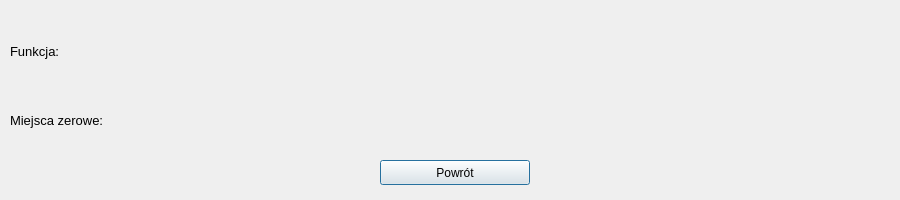
<?xml version="1.0" encoding="UTF-8"?>
<ui version="4.0">
 <class>WynZerowe</class>
 <widget class="QDialog" name="WynZerowe">
  <property name="geometry">
   <rect>
    <x>0</x>
    <y>0</y>
    <width>900</width>
    <height>200</height>
   </rect>
  </property>
  <property name="minimumSize">
   <size>
    <width>550</width>
    <height>200</height>
   </size>
  </property>
  <property name="maximumSize">
   <size>
    <width>900</width>
    <height>200</height>
   </size>
  </property>
  <property name="windowTitle">
   <string>Dialog</string>
  </property>
  <widget class="QWidget" name="verticalLayoutWidget">
   <property name="geometry">
    <rect>
     <x>10</x>
     <y>20</y>
     <width>123</width>
     <height>131</height>
    </rect>
   </property>
   <layout class="QVBoxLayout" name="verticalLayout_3">
    <item>
     <widget class="QLabel" name="lab_1">
      <property name="font">
       <font>
        <pointsize>10</pointsize>
       </font>
      </property>
      <property name="text">
       <string>Funkcja:</string>
      </property>
     </widget>
    </item>
    <item>
     <widget class="QLabel" name="lab_2">
      <property name="font">
       <font>
        <pointsize>10</pointsize>
        <strikeout>false</strikeout>
       </font>
      </property>
      <property name="text">
       <string>Miejsca zerowe:</string>
      </property>
     </widget>
    </item>
   </layout>
  </widget>
  <widget class="QWidget" name="verticalLayoutWidget_2">
   <property name="geometry">
    <rect>
     <x>150</x>
     <y>20</y>
     <width>731</width>
     <height>131</height>
    </rect>
   </property>
   <layout class="QVBoxLayout" name="verticalLayout_4">
    <item>
     <widget class="QLabel" name="lab_funkcja">
      <property name="text">
       <string/>
      </property>
     </widget>
    </item>
    <item>
     <widget class="QLabel" name="lab_wynZerowe">
      <property name="text">
       <string/>
      </property>
     </widget>
    </item>
   </layout>
  </widget>
  <widget class="QPushButton" name="Btn_back">
   <property name="geometry">
    <rect>
     <x>380</x>
     <y>160</y>
     <width>150</width>
     <height>25</height>
    </rect>
   </property>
   <property name="text">
    <string>Powrót</string>
   </property>
  </widget>
 </widget>
 <resources/>
 <connections>
  <connection>
   <sender>Btn_back</sender>
   <signal>clicked()</signal>
   <receiver>WynZerowe</receiver>
   <slot>close()</slot>
   <hints>
    <hint type="sourcelabel">
     <x>212</x>
     <y>175</y>
    </hint>
    <hint type="destinationlabel">
     <x>187</x>
     <y>165</y>
    </hint>
   </hints>
  </connection>
 </connections>
 <slots>
  <slot>fun_backToMain()</slot>
 </slots>
</ui>
